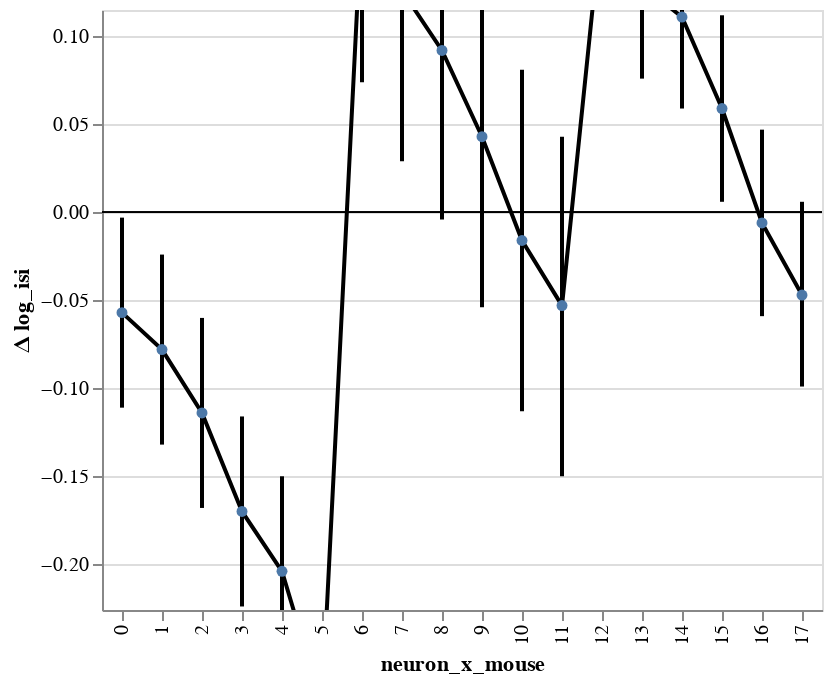

The cell this chart's notebook holds for it:
### Code cell
bw.regression_charts(x='neuron_x_mouse:O').display()

### Figure 1 — Vega-Lite specification as saved in the notebook (floating-point values rounded to 4 significant figures)
{"config": {"view": {"continuousWidth": 400, "continuousHeight": 300}}, "layer": [{"mark": {"type": "rule", "clip": true, "size": 2}, "encoding": {"x": {"type": "ordinal", "field": "neuron_x_mouse"}, "y": {"type": "quantitative", "axis": {"orient": "left", "title": ""}, "field": "lower interval", "scale": {"domain": [-0.226, 0.115], "zero": true}}, "y2": {"field": "higher interval"}}}, {"mark": {"type": "line", "clip": true, "color": "black", "fill": null, "point": true}, "encoding": {"x": {"type": "ordinal", "field": "neuron_x_mouse"}, "y": {"type": "quantitative", "axis": {"orient": "left"}, "field": "center interval", "scale": {"domain": [-0.226, 0.115], "zero": true}, "title": "Δ log_isi"}}}, {"mark": {"type": "rule", "color": "black", "opacity": 1, "size": 0.5}, "encoding": {"y": {"type": "quantitative", "axis": {"orient": "left", "title": ""}, "field": "zero", "scale": {"domain": [-0.226, 0.115], "zero": true}}}}], "data": {"name": "data-c01e06e72c10f502d7206bd5d20c3756"}, "$schema": "https://vega.github.io/schema/vega-lite/v4.8.1.json", "datasets": {"data-c01e06e72c10f502d7206bd5d20c3756": [{"neuron_x_mouse": 0, "center interval": -0.057, "Std.Err.": 0.027, "z": -2.082, "p": 0.037, "higher interval": -0.111, "lower interval": -0.003, "zero": 0}, {"neuron_x_mouse": 1, "center interval": -0.078, "Std.Err.": 0.027, "z": -2.836, "p": 0.005, "higher interval": -0.132, "lower interval": -0.024, "zero": 0}, {"neuron_x_mouse": 2, "center interval": -0.114, "Std.Err.": 0.027, "z": -4.148, "p": 0.0, "higher interval": -0.168, "lower interval": -0.06, "zero": 0}, {"neuron_x_mouse": 3, "center interval": -0.17, "Std.Err.": 0.027, "z": -6.18, "p": 0.0, "higher interval": -0.224, "lower interval": -0.116, "zero": 0}, {"neuron_x_mouse": 4, "center interval": -0.204, "Std.Err.": 0.027, "z": -7.416, "p": 0.0, "higher interval": -0.257, "lower interval": -0.15, "zero": 0}, {"neuron_x_mouse": 5, "center interval": -0.28, "Std.Err.": 0.027, "z": -10.18, "p": 0.0, "higher interval": -0.333, "lower interval": -0.226, "zero": 0}, {"neuron_x_mouse": 6, "center interval": 0.171, "Std.Err.": 0.049, "z": 3.466, "p": 0.001, "higher interval": 0.074, "lower interval": 0.268, "zero": 0}, {"neuron_x_mouse": 7, "center interval": 0.126, "Std.Err.": 0.049, "z": 2.552, "p": 0.011, "higher interval": 0.029, "lower interval": 0.223, "zero": 0}, {"neuron_x_mouse": 8, "center interval": 0.092, "Std.Err.": 0.049, "z": 1.871, "p": 0.061, "higher interval": -0.004, "lower interval": 0.189, "zero": 0}, {"neuron_x_mouse": 9, "center interval": 0.043, "Std.Err.": 0.049, "z": 0.868, "p": 0.385, "higher interval": -0.054, "lower interval": 0.14, "zero": 0}, {"neuron_x_mouse": 10, "center interval": -0.016, "Std.Err.": 0.049, "z": -0.326, "p": 0.745, "higher interval": -0.113, "lower interval": 0.081, "zero": 0}, {"neuron_x_mouse": 11, "center interval": -0.053, "Std.Err.": 0.049, "z": -1.083, "p": 0.279, "higher interval": -0.15, "lower interval": 0.043, "zero": 0}, {"neuron_x_mouse": 12, "center interval": 0.168, "Std.Err.": 0.027, "z": 6.224, "p": 0.0, "higher interval": 0.115, "lower interval": 0.221, "zero": 0}, {"neuron_x_mouse": 13, "center interval": 0.129, "Std.Err.": 0.027, "z": 4.795, "p": 0.0, "higher interval": 0.076, "lower interval": 0.182, "zero": 0}, {"neuron_x_mouse": 14, "center interval": 0.111, "Std.Err.": 0.027, "z": 4.13, "p": 0.0, "higher interval": 0.059, "lower interval": 0.164, "zero": 0}, {"neuron_x_mouse": 15, "center interval": 0.059, "Std.Err.": 0.027, "z": 2.197, "p": 0.028, "higher interval": 0.006, "lower interval": 0.112, "zero": 0}, {"neuron_x_mouse": 16, "center interval": -0.006, "Std.Err.": 0.027, "z": -0.21, "p": 0.833, "higher interval": -0.059, "lower interval": 0.047, "zero": 0}, {"neuron_x_mouse": 17, "center interval": -0.047, "Std.Err.": 0.027, "z": -1.728, "p": 0.084, "higher interval": -0.099, "lower interval": 0.006, "zero": 0}]}}
